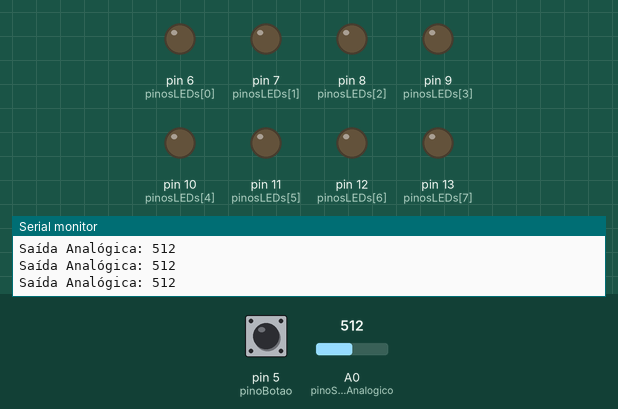
This sketch was run on a simulated Arduino Uno, built with avr-gcc and run on an emulated ATmega328P. Shown: output pins drawn as LEDs (lit = HIGH), the last lines printed to the serial monitor. The inputs (shaded band) are chosen by the test bench; at power-on: A0 (pinoSensorSomAnalogico) = 512, pin 5 (pinoBotao) HIGH.

Above: at 1.2 s.
1.3 s: A0 (pinoSensorSomAnalogico) set to 584
4.3 s: A0 (pinoSensorSomAnalogico) set to 612
At 4.7 s:
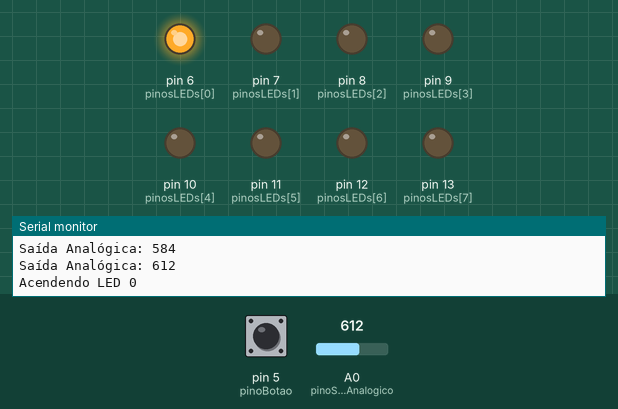
7.3 s: pin 5 (pinoBotao) pulled LOW for 1 s
At 9.1 s:
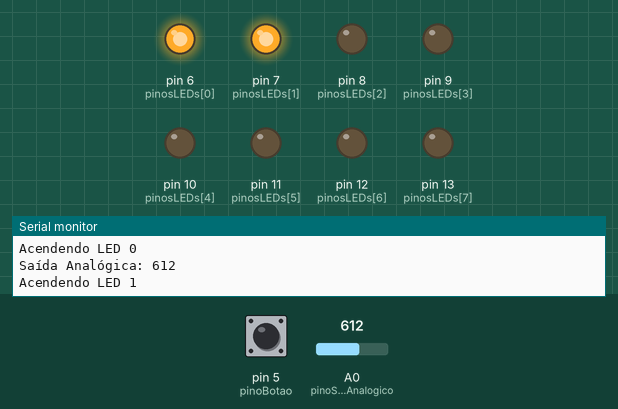
11.3 s: pin 5 (pinoBotao) pulled LOW for 0.15 s
At 13.4 s:
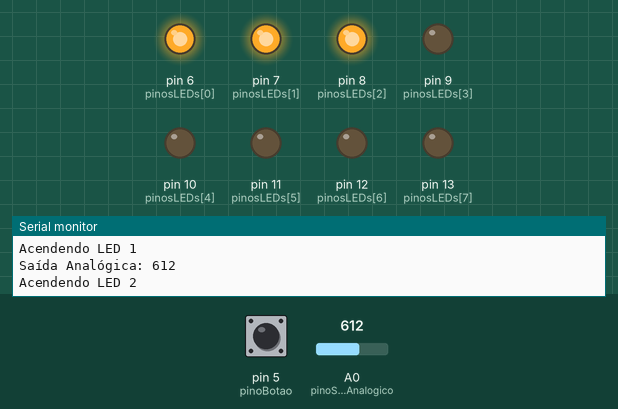
14.4 s: pin 5 (pinoBotao) pulled LOW for 3.2 s
At 21.9 s:
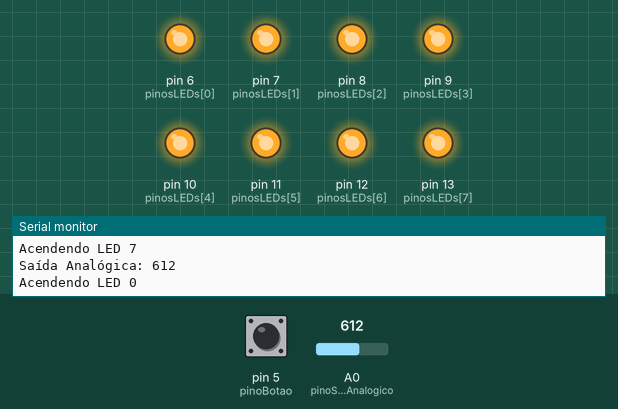
Timing chart, 0 to 23.1 s (numbered marks = the images above; inputs shaded):
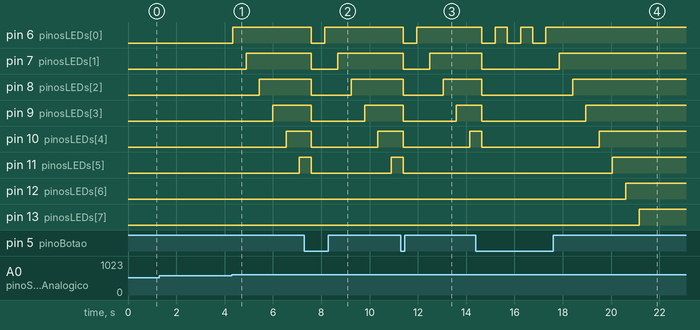

Measured:
- the behaviour switches between 600 and 601 on A0 (pinoSensorSomAnalogico) (found by bisection; images 0 and 1)
- after the input at 4.3 s, pin 6 (pinosLEDs[0]): LOW → HIGH at once; pin 7 (pinosLEDs[1]): LOW → HIGH after 0.59 s; pin 8 (pinosLEDs[2]): LOW → HIGH after 1.1 s; pin 9 (pinosLEDs[3]): LOW → HIGH after 1.7 s; pin 10 (pinosLEDs[4]): LOW → HIGH after 2.2 s
- after the input at 7.3 s, pin 6 (pinosLEDs[0]): HIGH → LOW after 0.29 s, → HIGH 0.55 s later; pin 7 (pinosLEDs[1]): HIGH → LOW after 0.29 s, → HIGH 1.1 s later
- after the input at 11.3 s, pin 6 (pinosLEDs[0]): HIGH → LOW after 0.10 s, → HIGH 0.55 s later; pin 7 (pinosLEDs[1]): HIGH → LOW after 0.10 s, → HIGH 1.1 s later
- after the input at 14.4 s, pin 6 (pinosLEDs[0]): alternates HIGH for 0.50 s and LOW for 0.55 s, 6 changes in all, then stays HIGH, starting after 0.25 s; pin 7 (pinosLEDs[1]): HIGH → LOW after 0.25 s, → HIGH 3.2 s later

The sketch:

sensorSomLeds.ino
```cpp
const int pinoSensorSomAnalogico = A0;
const int limiarSomAnalogico = 600;

const int pinosLEDs[8] = {6, 7, 8, 9, 10, 11, 12, 13};
const int pinoBotao = 5;

int valorAnalogico = 0;
int contador = 0;

void setup() {
  for (int i = 0; i < 8; i++) {
    pinMode(pinosLEDs[i], OUTPUT);
    digitalWrite(pinosLEDs[i], LOW);
  }
  pinMode(pinoBotao, INPUT_PULLUP);
  Serial.begin(9600);
}

void loop() {
  valorAnalogico = analogRead(pinoSensorSomAnalogico);
  Serial.print("Saída Analógica: ");
  Serial.println(valorAnalogico);

  if (valorAnalogico > limiarSomAnalogico) {
    digitalWrite(pinosLEDs[contador], HIGH);
    Serial.print("Acendendo LED ");
    Serial.println(contador);
    contador++;
    if (contador >= 8) contador = 0;
    delay(500);  // Pequeno delay para evitar várias contagens com o mesmo som
  }

  if (digitalRead(pinoBotao) == LOW) {
    for (int i = 0; i < 8; i++) {
      digitalWrite(pinosLEDs[i], LOW);
    }
    contador = 0;
    Serial.println("Botão pressionado! LEDs desligados.");
    delay(500);
  }

  delay(50);
}
```
